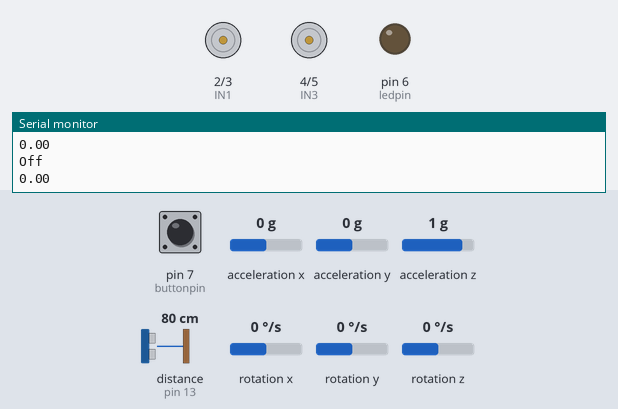
A sketch run on a simulated Arduino Uno, built with avr-gcc and run on an emulated ATmega328P. Parts: motor-driver pin pairs drawn as motors (green arrow = first pin HIGH = forward, orange = second pin HIGH = backward, longer = more drive, scaled by the enable pin), output pins drawn as LEDs (lit = HIGH), the last lines printed to the serial monitor. Wiring (inferred from the names in the program): ultrasonic range finder: trigger pin 11; echo pin 13. The inputs (shaded band) are chosen by the test bench; at power-on: pin 7 (buttonpin) HIGH, rotation z 0 °/s, acceleration x 0 g, acceleration y 0 g, acceleration z 1 g, distance to the obstacle (sensor on pin 13) 80 cm, rotation x 0 °/s, rotation y 0 °/s. The echo pulse lasts 58.3 µs per cm; pins used as bus, display or sensor lines are not drawn.

Above: at 3.2 s.
3.3 s: pin 7 (buttonpin) pulled LOW for 3.2 s
At 7.2 s:
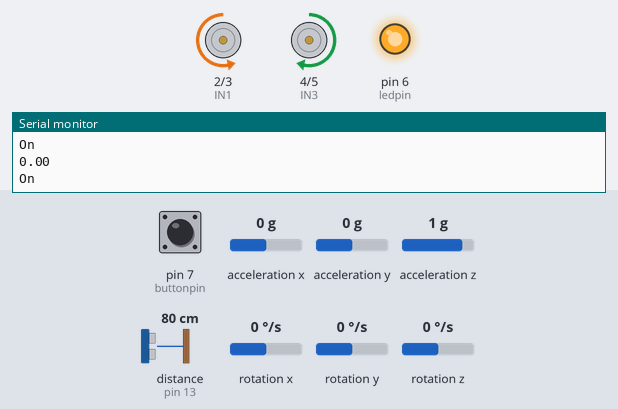
8.0 s: rotation z set to -192 °/s
At 8.7 s:
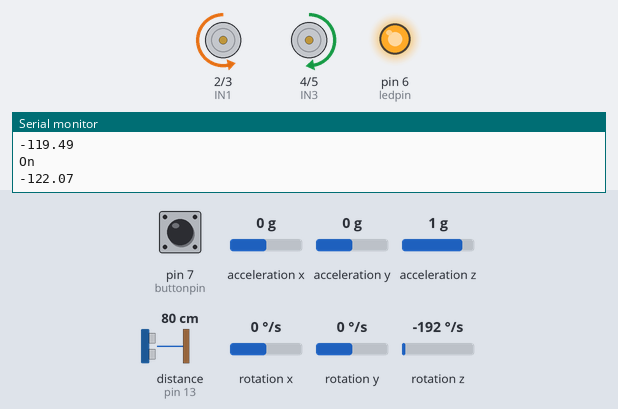
9.5 s: pin 7 (buttonpin) pulled LOW for 0.15 s
At 10.4 s:
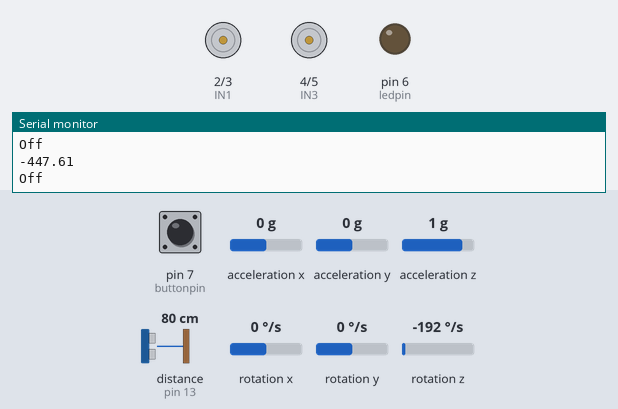
Timing chart, 0 to 12.5 s (numbered marks = the images above; inputs shaded):
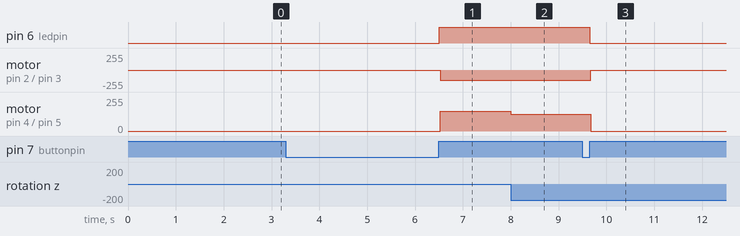

The sketch:

UltraGyroPush.ino
```cpp
#include "Wire.h"
#include <MPU6050_light.h>
#define IN1 2
#define IN2 3
#define IN3 4
#define IN4 5
#define ENA 9
#define ENB 10
#define trigPin 11
#define echoPin 13
#define buttonpin 7
#define ledpin 6
MPU6050 mpu(Wire);
unsigned long timer = 0;
long  duration;
int   distance;
bool  state = false;
bool  ustate = true;
float anglei;
float angleZ;
int   presstime1 = 1;
int   presstime2 = 300;
int   presslength = 0;
float zdir = 0;
float *zdirad = &zdir;
void setup()
{
  Serial.begin(9600);
  Wire.begin();

  pinMode(IN1, OUTPUT);
  pinMode(IN2, OUTPUT);

  pinMode(IN3, OUTPUT);
  pinMode(IN4, OUTPUT);

  pinMode(ENA, OUTPUT);
  pinMode(ENB, OUTPUT);

  pinMode(ledpin,    OUTPUT);
  pinMode(buttonpin, INPUT_PULLUP);

  pinMode(trigPin, OUTPUT);
  pinMode(echoPin, INPUT);

  byte status = mpu.begin();
  Serial.print(F("MPU6050 status: "));
  Serial.println(status);
  while (status != 0) { } //CALIBRATION SEQUENCE FOR THE GYROSCOPE
  Serial.println(F("Calculating offsets, do not move MPU6050"));
  delay(1000);
  mpu.calcOffsets(); // gyro and accelero
  Serial.println("Done!\n");

}
void loop() {

  while (state == true && ustate == true)
  {
    mpu.update();
    angleZ = mpu.getAngleZ();
    drive(150, 150);
    Serial.println("On");
    if (angleZ < zdir )
    {
      drive(150, 127);
    }
    else if (angleZ > zdir )
    {
      drive(127, 150);
    }
    Serial.println(angleZ);
    state  = checkbutton(state, zdirad);
    ustate = checkultra();
  }
  mpu.update();
  angleZ = mpu.getAngleZ();
  Serial.println(angleZ);
  Serial.println("Off");
  state  = checkbutton(state, zdirad);
  ustate = checkultra();
  drive(0, 0);
}


void drive( int MotorAspeed,  int MotorBspeed)
{
  analogWrite (ENA, MotorAspeed);
  analogWrite (ENB, MotorBspeed);
  digitalWrite(IN1, LOW);
  digitalWrite(IN2, HIGH);
  digitalWrite(IN3, HIGH);
  digitalWrite(IN4, LOW);
}

bool checkbutton(bool pstate, float *zad) //PUSH BUTTON CHECK
{
  bool nextstate = pstate;
  while ( digitalRead(buttonpin) == LOW)
  {
    presslength = presslength + 1;
    Serial.println(presslength);
  }
  if (presslength >= presstime2) {
    nextstate = true;
    mpu.update();
    *zad = mpu.getAngleZ();
    digitalWrite(ledpin, HIGH);
    Serial.println("Zdir:");
    Serial.println(zdir);
  }
  else if ((presslength >= presstime1))
  {
    nextstate = false;
    digitalWrite(ledpin, LOW);
  }
  presslength = 0;
  return nextstate;
}


bool checkultra()// ULTRASONIC SENSOR READING CHECK
{
  digitalWrite(trigPin, LOW);
  digitalWrite(trigPin, HIGH);
  digitalWrite(trigPin, LOW);

  duration = pulseIn(echoPin, HIGH);
  distance = duration * 0.034 / 2;

  if (distance <= 30)
    {
    return false;
    }
  else
    {
     return true;
    }
}
```

Measured:
- after the input at 3.3 s, pin 6 (ledpin): LOW → HIGH after 3.2 s; motor on pin 2 (IN1) / pin 3 (IN2): stopped → backward 150/255 after 3.2 s; motor on pin 4 (IN3) / pin 5 (IN4): stopped → forward 150/255 after 3.2 s
- after the input at 8.0 s, motor on pin 4 (IN3) / pin 5 (IN4): forward 150/255 → forward 127/255 at once
- after the input at 9.5 s, pin 6 (ledpin): HIGH → LOW after 0.15 s; motor on pin 2 (IN1) / pin 3 (IN2): backward 150/255 → stopped after 0.17 s; motor on pin 4 (IN3) / pin 5 (IN4): forward 127/255 → stopped after 0.17 s
